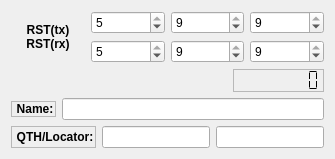
        <widget class="QWidget" name="qso">
         <attribute name="title">
          <string>QSO</string>
         </attribute>
         <layout class="QGridLayout">
          <item row="0" column="0" colspan="3">
           <layout class="QHBoxLayout">
            <item>
             <widget class="QLabel" name="textLabel1_2">
              <property name="text">
               <string>&lt;p align=&quot;center&quot;&gt;&lt;b&gt;RST(tx)&lt;br&gt;RST(rx)&lt;/b&gt;&lt;/p&gt;</string>
              </property>
              <property name="wordWrap">
               <bool>false</bool>
              </property>
             </widget>
            </item>
            <item>
             <layout class="QVBoxLayout">
              <item>
               <widget class="QSpinBox" name="RSendBox">
                <property name="toolTip">
                 <string>R value you give to the DX</string>
                </property>
                <property name="maximum">
                 <number>5</number>
                </property>
                <property name="value">
                 <number>5</number>
                </property>
               </widget>
              </item>
              <item>
               <widget class="QSpinBox" name="RRecBox">
                <property name="toolTip">
                 <string>R value you get from the DX</string>
                </property>
                <property name="maximum">
                 <number>5</number>
                </property>
                <property name="value">
                 <number>5</number>
                </property>
               </widget>
              </item>
             </layout>
            </item>
            <item>
             <layout class="QVBoxLayout">
              <item>
               <widget class="QSpinBox" name="SSendBox">
                <property name="toolTip">
                 <string>S value you give to the DX</string>
                </property>
                <property name="buttonSymbols">
                 <enum>QAbstractSpinBox::UpDownArrows</enum>
                </property>
                <property name="maximum">
                 <number>9</number>
                </property>
                <property name="value">
                 <number>9</number>
                </property>
               </widget>
              </item>
              <item>
               <widget class="QSpinBox" name="SRecBox">
                <property name="toolTip">
                 <string>S value you get from the DX</string>
                </property>
                <property name="maximum">
                 <number>9</number>
                </property>
                <property name="value">
                 <number>9</number>
                </property>
               </widget>
              </item>
             </layout>
            </item>
            <item>
             <layout class="QVBoxLayout">
              <item>
               <widget class="QSpinBox" name="TSendBox">
                <property name="toolTip">
                 <string>T value you give to the DX</string>
                </property>
                <property name="buttonSymbols">
                 <enum>QAbstractSpinBox::UpDownArrows</enum>
                </property>
                <property name="specialValueText">
                 <string/>
                </property>
                <property name="maximum">
                 <number>9</number>
                </property>
                <property name="value">
                 <number>9</number>
                </property>
               </widget>
              </item>
              <item>
               <widget class="QSpinBox" name="TRecBox">
                <property name="toolTip">
                 <string>T value you get from the DX</string>
                </property>
                <property name="maximum">
                 <number>9</number>
                </property>
                <property name="value">
                 <number>9</number>
                </property>
               </widget>
              </item>
             </layout>
            </item>
           </layout>
          </item>
          <item row="2" column="1" colspan="2">
           <widget class="QLineEdit" name="namekLineEdit">
            <property name="toolTip">
             <string>DX's operator's name</string>
            </property>
            <property name="text">
             <string/>
            </property>
           </widget>
          </item>
          <item row="2" column="0">
           <widget class="QLabel" name="textLabel1_8_2">
            <property name="sizePolicy">
             <sizepolicy hsizetype="Fixed" vsizetype="Fixed">
              <horstretch>0</horstretch>
              <verstretch>0</verstretch>
             </sizepolicy>
            </property>
            <property name="frameShape">
             <enum>QFrame::StyledPanel</enum>
            </property>
            <property name="text">
             <string>&lt;p align=&quot;center&quot;&gt;&lt;b&gt;Name:&lt;/b&gt;&lt;/p&gt;</string>
            </property>
            <property name="wordWrap">
             <bool>false</bool>
            </property>
           </widget>
          </item>
          <item row="3" column="0" colspan="3">
           <layout class="QHBoxLayout">
            <item>
             <widget class="QLabel" name="textLabel2_6_2">
              <property name="frameShape">
               <enum>QFrame::StyledPanel</enum>
              </property>
              <property name="text">
               <string>&lt;p align=&quot;center&quot;&gt;&lt;b&gt;QTH/Locator:&lt;/b&gt;&lt;/p&gt;</string>
              </property>
              <property name="wordWrap">
               <bool>false</bool>
              </property>
             </widget>
            </item>
            <item>
             <widget class="QLineEdit" name="qthkLineEdit">
              <property name="toolTip">
               <string>DX's QTH (City, town)</string>
              </property>
             </widget>
            </item>
            <item>
             <widget class="QLineEdit" name="locatorLineEdit">
              <property name="sizePolicy">
               <sizepolicy hsizetype="Fixed" vsizetype="Fixed">
                <horstretch>6</horstretch>
                <verstretch>0</verstretch>
               </sizepolicy>
              </property>
              <property name="maximumSize">
               <size>
                <width>32767</width>
                <height>32767</height>
               </size>
              </property>
              <property name="toolTip">
               <string>Locator's DX (like IN80EK)</string>
              </property>
              <property name="maxLength">
               <number>6</number>
              </property>
             </widget>
            </item>
           </layout>
          </item>
          <item row="1" column="2">
           <widget class="QLCDNumber" name="freqlCDNumber">
            <property name="sizePolicy">
             <sizepolicy hsizetype="Fixed" vsizetype="Fixed">
              <horstretch>0</horstretch>
              <verstretch>0</verstretch>
             </sizepolicy>
            </property>
            <property name="toolTip">
             <string>Shows the frecuency of the transceiver when hamlib is activated</string>
            </property>
            <property name="frameShape">
             <enum>QFrame::StyledPanel</enum>
            </property>
            <property name="frameShadow">
             <enum>QFrame::Raised</enum>
            </property>
            <property name="numDigits">
             <number>8</number>
            </property>
            <property name="segmentStyle">
             <enum>QLCDNumber::Flat</enum>
            </property>
           </widget>
          </item>
         </layout>
        </widget>
